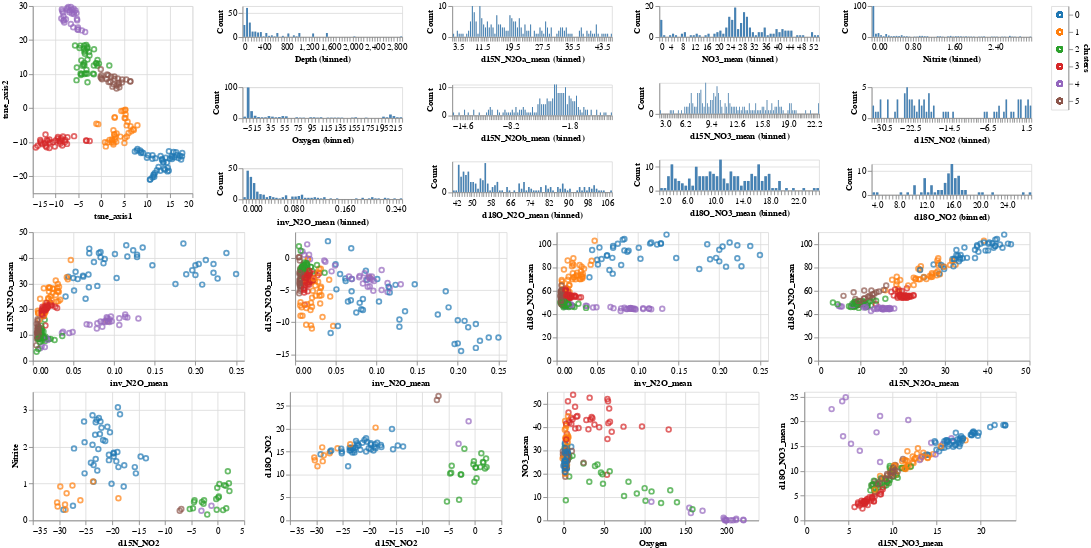

Write notebook code for a chart like this one.
### Markdown cell above
View altair interactive visualizations

### Code cell
import altair as alt

DF_TO_USE = foraltair_df
INTERVAL_SELECTION = alt.selection_interval()
LEGEND_SELECTION = alt.selection_multi(fields=['clusters'])
COMPOSED_SELECTION = (INTERVAL_SELECTION | LEGEND_SELECTION)
TOTAL_WIDTH=1200
TOTAL_HEIGHT=680
TSNE_HEIGHTFRAC=0.4
TSNE_WIDTHFRAC=0.2
FONTSIZE=10
PADDING_GUESS=45 #additional padding to subtract off

def get_interactive_histogram(colname):
  yaxis = alt.Y('count():Q', title="Count")
  xaxis = alt.X(colname+':Q', bin=alt.Bin(maxbins=100))
  #apparently height/width doesn't include the space for the
  # axes labels, so these need to be adjusted a bit.
  bg_histogram = alt.Chart(DF_TO_USE).mark_bar().encode(
                    y=yaxis,
                    x=xaxis,
                    color=alt.value('lightgrey')).properties(
                      width=TOTAL_WIDTH*(1-TSNE_WIDTHFRAC)/4
                            - (FONTSIZE+PADDING_GUESS),
                      height=TOTAL_HEIGHT*TSNE_HEIGHTFRAC/3
                            - (FONTSIZE+PADDING_GUESS),
                      selection=INTERVAL_SELECTION)
  fg_histogram = alt.Chart(DF_TO_USE).mark_bar().encode(
                      y=yaxis,
                      color=alt.value('steelblue'),
                      x=xaxis).transform_filter(COMPOSED_SELECTION)
  return (bg_histogram+fg_histogram)

#define the color property that will be shared for the scatterplots/legend
color = alt.condition(COMPOSED_SELECTION, 'clusters', alt.value('lightgray'),
                      scale=alt.Scale(scheme='category10'),
                      legend=None)

#base chart for t-sne scatterplot
tsne_base = alt.Chart(DF_TO_USE).mark_point().encode(
  color=color
).properties(width=TOTAL_WIDTH*TSNE_WIDTHFRAC - (FONTSIZE+PADDING_GUESS),
             height=TOTAL_HEIGHT*TSNE_HEIGHTFRAC - (FONTSIZE+PADDING_GUESS)
             ).add_selection(INTERVAL_SELECTION)

#base chart for all other scatterplots
base = alt.Chart(DF_TO_USE).mark_point().encode(
  color=color
).properties(width=TOTAL_WIDTH/4 - (FONTSIZE+PADDING_GUESS),
             height=(TOTAL_HEIGHT*(1-TSNE_HEIGHTFRAC))/2 
                     - (FONTSIZE+PADDING_GUESS)).add_selection(
                         INTERVAL_SELECTION)
#selectable legend
legend = legend = alt.Chart(DF_TO_USE).mark_point().encode(
            y=alt.Y('clusters:N', axis=alt.Axis(orient='right')),
            color=color
        ).add_selection(LEGEND_SELECTION)

#compose the whole layout
alt.vconcat(
    
(tsne_base.encode(x='tsne_axis1', y='tsne_axis2')
| alt.vconcat(get_interactive_histogram('Depth'),
             get_interactive_histogram('Oxygen'),
             get_interactive_histogram('inv_N2O_mean'))
| alt.vconcat(get_interactive_histogram('d15N_N2Oa_mean'),
              get_interactive_histogram('d15N_N2Ob_mean'),
              get_interactive_histogram('d18O_N2O_mean'))
| alt.vconcat(get_interactive_histogram('NO3_mean'),
              get_interactive_histogram('d15N_NO3_mean'),
              get_interactive_histogram('d18O_NO3_mean'))
| alt.vconcat(get_interactive_histogram('Nitrite'),
              get_interactive_histogram('d15N_NO2'),
              get_interactive_histogram('d18O_NO2'))
| legend
),

(base.encode(x='inv_N2O_mean', y='d15N_N2Oa_mean')
| base.encode(x='inv_N2O_mean', y='d15N_N2Ob_mean')
| base.encode(x='inv_N2O_mean', y='d18O_N2O_mean')
| base.encode(x='d15N_N2Oa_mean', y='d18O_N2O_mean')
),

(base.encode(x='d15N_NO2', y='Nitrite')
| base.encode(x='d15N_NO2', y='d18O_NO2')
| base.encode(x='Oxygen', y='NO3_mean')
| base.encode(x='d15N_NO3_mean', y='d18O_NO3_mean')
),
#

).configure_axis(labelFontSize=FONTSIZE,
                 titleFontSize=FONTSIZE).properties(padding=0, spacing=0)
# the padding/spacing doesn't propagate to subcharts propertly

### Figure 1 — Vega-Lite specification as saved in the notebook (floating-point values rounded to 4 significant figures; data arrays with more than 128 entries replaced by an {"elided": "..."} marker saying what was removed)
{"config": {"view": {"continuousWidth": 400, "continuousHeight": 300}, "axis": {"labelFontSize": 10, "titleFontSize": 10}}, "vconcat": [{"hconcat": [{"mark": "point", "encoding": {"color": {"condition": {"type": "nominal", "field": "clusters", "legend": null, "scale": {"scheme": "category10"}, "selection": {"or": ["selector001", "selector002"]}}, "value": "lightgray"}, "x": {"type": "quantitative", "field": "tsne_axis1"}, "y": {"type": "quantitative", "field": "tsne_axis2"}}, "height": 217.0, "selection": {"selector001": {"type": "interval"}}, "width": 185.0}, {"vconcat": [{"layer": [{"mark": "bar", "encoding": {"color": {"value": "lightgrey"}, "x": {"type": "quantitative", "bin": {"maxbins": 100}, "field": "Depth"}, "y": {"type": "quantitative", "aggregate": "count", "title": "Count"}}, "height": 35.67, "selection": {"selector001": {"type": "interval"}}, "width": 185.0}, {"mark": "bar", "encoding": {"color": {"value": "steelblue"}, "x": {"type": "quantitative", "bin": {"maxbins": 100}, "field": "Depth"}, "y": {"type": "quantitative", "aggregate": "count", "title": "Count"}}, "transform": [{"filter": {"selection": {"or": ["selector001", "selector002"]}}}]}]}, {"layer": [{"mark": "bar", "encoding": {"color": {"value": "lightgrey"}, "x": {"type": "quantitative", "bin": {"maxbins": 100}, "field": "Oxygen"}, "y": {"type": "quantitative", "aggregate": "count", "title": "Count"}}, "height": 35.67, "selection": {"selector001": {"type": "interval"}}, "width": 185.0}, {"mark": "bar", "encoding": {"color": {"value": "steelblue"}, "x": {"type": "quantitative", "bin": {"maxbins": 100}, "field": "Oxygen"}, "y": {"type": "quantitative", "aggregate": "count", "title": "Count"}}, "transform": [{"filter": {"selection": {"or": ["selector001", "selector002"]}}}]}]}, {"layer": [{"mark": "bar", "encoding": {"color": {"value": "lightgrey"}, "x": {"type": "quantitative", "bin": {"maxbins": 100}, "field": "inv_N2O_mean"}, "y": {"type": "quantitative", "aggregate": "count", "title": "Count"}}, "height": 35.67, "selection": {"selector001": {"type": "interval"}}, "width": 185.0}, {"mark": "bar", "encoding": {"color": {"value": "steelblue"}, "x": {"type": "quantitative", "bin": {"maxbins": 100}, "field": "inv_N2O_mean"}, "y": {"type": "quantitative", "aggregate": "count", "title": "Count"}}, "transform": [{"filter": {"selection": {"or": ["selector001", "selector002"]}}}]}]}]}, {"vconcat": [{"layer": [{"mark": "bar", "encoding": {"color": {"value": "lightgrey"}, "x": {"type": "quantitative", "bin": {"maxbins": 100}, "field": "d15N_N2Oa_mean"}, "y": {"type": "quantitative", "aggregate": "count", "title": "Count"}}, "height": 35.67, "selection": {"selector001": {"type": "interval"}}, "width": 185.0}, {"mark": "bar", "encoding": {"color": {"value": "steelblue"}, "x": {"type": "quantitative", "bin": {"maxbins": 100}, "field": "d15N_N2Oa_mean"}, "y": {"type": "quantitative", "aggregate": "count", "title": "Count"}}, "transform": [{"filter": {"selection": {"or": ["selector001", "selector002"]}}}]}]}, {"layer": [{"mark": "bar", "encoding": {"color": {"value": "lightgrey"}, "x": {"type": "quantitative", "bin": {"maxbins": 100}, "field": "d15N_N2Ob_mean"}, "y": {"type": "quantitative", "aggregate": "count", "title": "Count"}}, "height": 35.67, "selection": {"selector001": {"type": "interval"}}, "width": 185.0}, {"mark": "bar", "encoding": {"color": {"value": "steelblue"}, "x": {"type": "quantitative", "bin": {"maxbins": 100}, "field": "d15N_N2Ob_mean"}, "y": {"type": "quantitative", "aggregate": "count", "title": "Count"}}, "transform": [{"filter": {"selection": {"or": ["selector001", "selector002"]}}}]}]}, {"layer": [{"mark": "bar", "encoding": {"color": {"value": "lightgrey"}, "x": {"type": "quantitative", "bin": {"maxbins": 100}, "field": "d18O_N2O_mean"}, "y": {"type": "quantitative", "aggregate": "count", "title": "Count"}}, "height": 35.67, "selection": {"selector001": {"type": "interval"}}, "width": 185.0}, {"mark": "bar", "encoding": {"color": {"value": "steelblue"}, "x": {"type": "quantitative", "bin": {"maxbins": 100}, "field": "d18O_N2O_mean"}, "y": {"type": "quantitative", "aggregate": "count", "title": "Count"}}, "transform": [{"filter": {"selection": {"or": ["selector001", "selector002"]}}}]}]}]}, {"vconcat": [{"layer": [{"mark": "bar", "encoding": {"color": {"value": "lightgrey"}, "x": {"type": "quantitative", "bin": {"maxbins": 100}, "field": "NO3_mean"}, "y": {"type": "quantitative", "aggregate": "count", "title": "Count"}}, "height": 35.67, "selection": {"selector001": {"type": "interval"}}, "width": 185.0}, {"mark": "bar", "encoding": {"color": {"value": "steelblue"}, "x": {"type": "quantitative", "bin": {"maxbins": 100}, "field": "NO3_mean"}, "y": {"type": "quantitative", "aggregate": "count", "title": "Count"}}, "transform": [{"filter": {"selection": {"or": ["selector001", "selector002"]}}}]}]}, {"layer": [{"mark": "bar", "encoding": {"color": {"value": "lightgrey"}, "x": {"type": "quantitative", "bin": {"maxbins": 100}, "field": "d15N_NO3_mean"}, "y": {"type": "quantitative", "aggregate": "count", "title": "Count"}}, "height": 35.67, "selection": {"selector001": {"type": "interval"}}, "width": 185.0}, {"mark": "bar", "encoding": {"color": {"value": "steelblue"}, "x": {"type": "quantitative", "bin": {"maxbins": 100}, "field": "d15N_NO3_mean"}, "y": {"type": "quantitative", "aggregate": "count", "title": "Count"}}, "transform": [{"filter": {"selection": {"or": ["selector001", "selector002"]}}}]}]}, {"layer": [{"mark": "bar", "encoding": {"color": {"value": "lightgrey"}, "x": {"type": "quantitative", "bin": {"maxbins": 100}, "field": "d18O_NO3_mean"}, "y": {"type": "quantitative", "aggregate": "count", "title": "Count"}}, "height": 35.67, "selection": {"selector001": {"type": "interval"}}, "width": 185.0}, {"mark": "bar", "encoding": {"color": {"value": "steelblue"}, "x": {"type": "quantitative", "bin": {"maxbins": 100}, "field": "d18O_NO3_mean"}, "y": {"type": "quantitative", "aggregate": "count", "title": "Count"}}, "transform": [{"filter": {"selection": {"or": ["selector001", "selector002"]}}}]}]}]}, {"vconcat": [{"layer": [{"mark": "bar", "encoding": {"color": {"value": "lightgrey"}, "x": {"type": "quantitative", "bin": {"maxbins": 100}, "field": "Nitrite"}, "y": {"type": "quantitative", "aggregate": "count", "title": "Count"}}, "height": 35.67, "selection": {"selector001": {"type": "interval"}}, "width": 185.0}, {"mark": "bar", "encoding": {"color": {"value": "steelblue"}, "x": {"type": "quantitative", "bin": {"maxbins": 100}, "field": "Nitrite"}, "y": {"type": "quantitative", "aggregate": "count", "title": "Count"}}, "transform": [{"filter": {"selection": {"or": ["selector001", "selector002"]}}}]}]}, {"layer": [{"mark": "bar", "encoding": {"color": {"value": "lightgrey"}, "x": {"type": "quantitative", "bin": {"maxbins": 100}, "field": "d15N_NO2"}, "y": {"type": "quantitative", "aggregate": "count", "title": "Count"}}, "height": 35.67, "selection": {"selector001": {"type": "interval"}}, "width": 185.0}, {"mark": "bar", "encoding": {"color": {"value": "steelblue"}, "x": {"type": "quantitative", "bin": {"maxbins": 100}, "field": "d15N_NO2"}, "y": {"type": "quantitative", "aggregate": "count", "title": "Count"}}, "transform": [{"filter": {"selection": {"or": ["selector001", "selector002"]}}}]}]}, {"layer": [{"mark": "bar", "encoding": {"color": {"value": "lightgrey"}, "x": {"type": "quantitative", "bin": {"maxbins": 100}, "field": "d18O_NO2"}, "y": {"type": "quantitative", "aggregate": "count", "title": "Count"}}, "height": 35.67, "selection": {"selector001": {"type": "interval"}}, "width": 185.0}, {"mark": "bar", "encoding": {"color": {"value": "steelblue"}, "x": {"type": "quantitative", "bin": {"maxbins": 100}, "field": "d18O_NO2"}, "y": {"type": "quantitative", "aggregate": "count", "title": "Count"}}, "transform": [{"filter": {"selection": {"or": ["selector001", "selector002"]}}}]}]}]}, {"mark": "point", "encoding": {"color": {"condition": {"type": "nominal", "field": "clusters", "legend": null, "scale": {"scheme": "category10"}, "selection": {"or": ["selector001", "selector002"]}}, "value": "lightgray"}, "y": {"type": "nominal", "axis": {"orient": "right"}, "field": "clusters"}}, "selection": {"selector002": {"type": "multi", "fields": ["clusters"]}}}]}, {"hconcat": [{"mark": "point", "encoding": {"color": {"condition": {"type": "nominal", "field": "clusters", "legend": null, "scale": {"scheme": "category10"}, "selection": {"or": ["selector001", "selector002"]}}, "value": "lightgray"}, "x": {"type": "quantitative", "field": "inv_N2O_mean"}, "y": {"type": "quantitative", "field": "d15N_N2Oa_mean"}}, "height": 149.0, "selection": {"selector001": {"type": "interval"}}, "width": 245.0}, {"mark": "point", "encoding": {"color": {"condition": {"type": "nominal", "field": "clusters", "legend": null, "scale": {"scheme": "category10"}, "selection": {"or": ["selector001", "selector002"]}}, "value": "lightgray"}, "x": {"type": "quantitative", "field": "inv_N2O_mean"}, "y": {"type": "quantitative", "field": "d15N_N2Ob_mean"}}, "height": 149.0, "selection": {"selector001": {"type": "interval"}}, "width": 245.0}, {"mark": "point", "encoding": {"color": {"condition": {"type": "nominal", "field": "clusters", "legend": null, "scale": {"scheme": "category10"}, "selection": {"or": ["selector001", "selector002"]}}, "value": "lightgray"}, "x": {"type": "quantitative", "field": "inv_N2O_mean"}, "y": {"type": "quantitative", "field": "d18O_N2O_mean"}}, "height": 149.0, "selection": {"selector001": {"type": "interval"}}, "width": 245.0}, {"mark": "point", "encoding": {"color": {"condition": {"type": "nominal", "field": "clusters", "legend": null, "scale": {"scheme": "category10"}, "selection": {"or": ["selector001", "selector002"]}}, "value": "lightgray"}, "x": {"type": "quantitative", "field": "d15N_N2Oa_mean"}, "y": {"type": "quantitative", "field": "d18O_N2O_mean"}}, "height": 149.0, "selection": {"selector001": {"type": "interval"}}, "width": 245.0}]}, {"hconcat": [{"mark": "point", "encoding": {"color": {"condition": {"type": "nominal", "field": "clusters", "legend": null, "scale": {"scheme": "category10"}, "selection": {"or": ["selector001", "selector002"]}}, "value": "lightgray"}, "x": {"type": "quantitative", "field": "d15N_NO2"}, "y": {"type": "quantitative", "field": "Nitrite"}}, "height": 149.0, "selection": {"selector001": {"type": "interval"}}, "width": 245.0}, {"mark": "point", "encoding": {"color": {"condition": {"type": "nominal", "field": "clusters", "legend": null, "scale": {"scheme": "category10"}, "selection": {"or": ["selector001", "selector002"]}}, "value": "lightgray"}, "x": {"type": "quantitative", "field": "d15N_NO2"}, "y": {"type": "quantitative", "field": "d18O_NO2"}}, "height": 149.0, "selection": {"selector001": {"type": "interval"}}, "width": 245.0}, {"mark": "point", "encoding": {"color": {"condition": {"type": "nominal", "field": "clusters", "legend": null, "scale": {"scheme": "category10"}, "selection": {"or": ["selector001", "selector002"]}}, "value": "lightgray"}, "x": {"type": "quantitative", "field": "Oxygen"}, "y": {"type": "quantitative", "field": "NO3_mean"}}, "height": 149.0, "selection": {"selector001": {"type": "interval"}}, "width": 245.0}, {"mark": "point", "encoding": {"color": {"condition": {"type": "nominal", "field": "clusters", "legend": null, "scale": {"scheme": "category10"}, "selection": {"or": ["selector001", "selector002"]}}, "value": "lightgray"}, "x": {"type": "quantitative", "field": "d15N_NO3_mean"}, "y": {"type": "quantitative", "field": "d18O_NO3_mean"}}, "height": 149.0, "selection": {"selector001": {"type": "interval"}}, "width": 245.0}]}], "data": {"name": "data-5a9d685eaf3ef8b852684c13ca4cc86c"}, "padding": 0, "spacing": 0, "$schema": "https://vega.github.io/schema/vega-lite/v4.8.1.json", "datasets": {"data-5a9d685eaf3ef8b852684c13ca4cc86c": {"elided": "218 records"}}}
